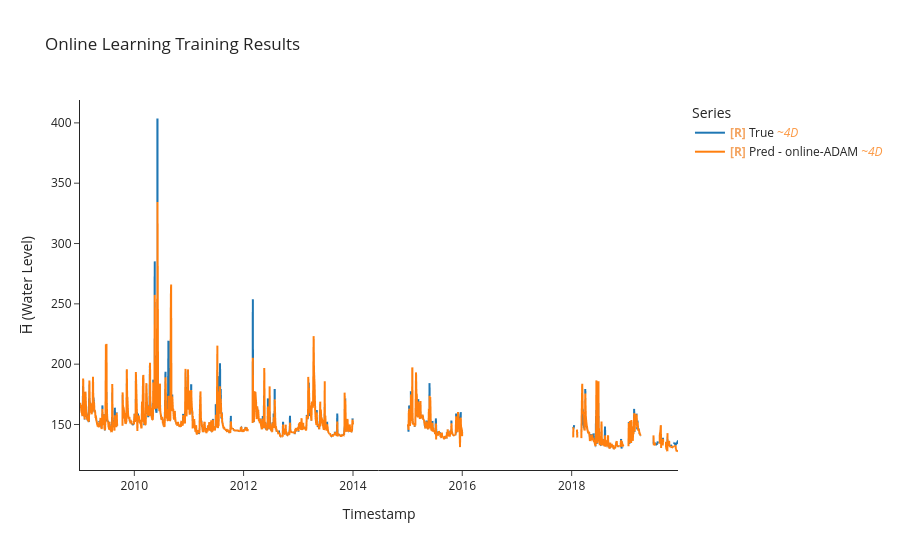

Notebook code for this chart:
### Markdown cell above
## Online Training using ADAM

### Code cell
model, optimizer, criterion = build_mlp(LOOKBACK*N_FEATURES, HORIZON)

y_true, y_pred, time_indices, cutom_adam_batch_losses = uf.train_model_online(model, optimizer,criterion,
                                                                              train_ds, train_df,
                                                                              LOOKBACK, HORIZON, BATCH_SIZE)
#training results
uf.calculate_metrics_and_plot({"online-ADAM": (y_true, y_pred, time_indices)}, 
                              plot_title="Online Learning Training Results",
                              export_metrics= True,
                              export_html= True,
                              export_file_name='results/training/Online Learning Training Results')

### Figure 1 — Plotly figure (JSON) as saved in the notebook; plotly's stock layout.template omitted (floating-point values rounded to 4 significant figures; data arrays with more than 128 entries replaced by an {"elided": "..."} marker saying what was removed)
{"data": [{"hovertemplate": "Legend=True<br>Timestamp=%{x}<br>H̅ (Water Level)=%{y}<extra></extra>", "legendgroup": "True", "line": {"color": "#1f77b4", "dash": "solid", "width": 2}, "marker": {"symbol": "circle"}, "mode": "lines", "name": "<b style=\"color:sandybrown\">[R]</b> True <i style=\"color:#fc9944\">~4D</i>", "showlegend": true, "type": "scattergl", "uid": "1055452e-377d-4883-a953-737e25508779", "x": {"elided": "1011 str values"}, "xaxis": "x", "y": {"elided": "1011 float values"}, "yaxis": "y"}, {"hovertemplate": "Legend=Pred - online-ADAM<br>Timestamp=%{x}<br>H̅ (Water Level)=%{y}<extra></extra>", "legendgroup": "Pred - online-ADAM", "line": {"color": "#ff7f0e", "dash": "solid", "width": 2}, "marker": {"symbol": "circle"}, "mode": "lines", "name": "<b style=\"color:sandybrown\">[R]</b> Pred - online-ADAM <i style=\"color:#fc9944\">~4D</i>", "showlegend": true, "type": "scattergl", "uid": "91b12d76-db5a-4ff8-9ae0-145bbe50910b", "x": {"elided": "1013 str values"}, "xaxis": "x", "y": {"elided": "1013 float values"}, "yaxis": "y"}], "layout": {"height": 550, "legend": {"title": {"text": "Series"}, "tracegroupgap": 0}, "title": {"text": "Online Learning Training Results"}, "xaxis": {"anchor": "y", "domain": [0, 1], "title": {"text": "Timestamp"}}, "yaxis": {"anchor": "x", "domain": [0, 1], "title": {"text": "H̅ (Water Level)"}}}}
